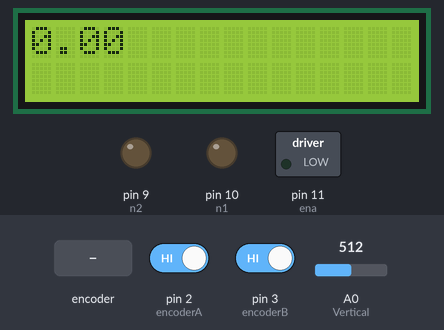
Recording of a sketch running on a simulated Arduino Uno, built with avr-gcc and run on an emulated ATmega328P. On the bench: 16×2 character LCD, switched loads named in the sketch (green lamp = pin HIGH), output pins drawn as LEDs (lit = HIGH). Inputs (shaded band) come from the test bench; at power-on: A0 (Vertical) = 512, pin 2 (encoderA) HIGH, pin 3 (encoderB) HIGH. What the sketch prints to the serial monitor is not drawn.

Above: at 1.2 s.
1.3 s: A0 (Vertical) set to 610
At 2.6 s:
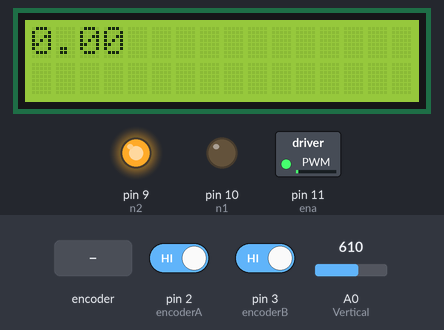
2.9 s: rotary encoder on pin 2 (encoderA) / pin 3 (encoderB) turned 3 steps (first pin leading)
At 4.5 s:
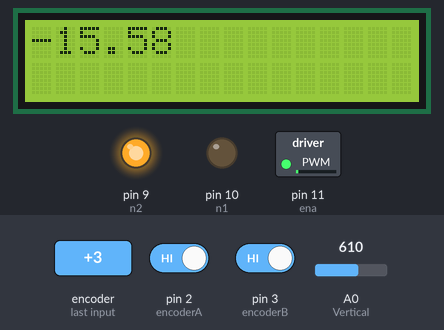
5.0 s: A0 (Vertical) set to 590
At 5.7 s:
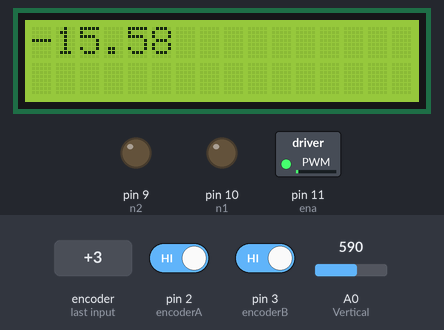
6.6 s: A0 (Vertical) set to 716
At 7.9 s:
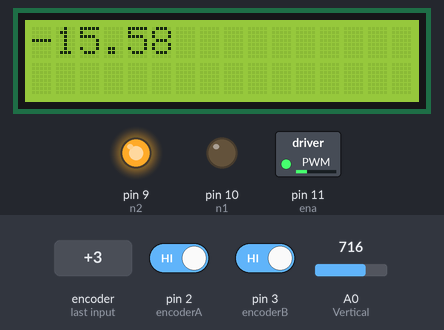
8.2 s: A0 (Vertical) set to 900
At 9.1 s:
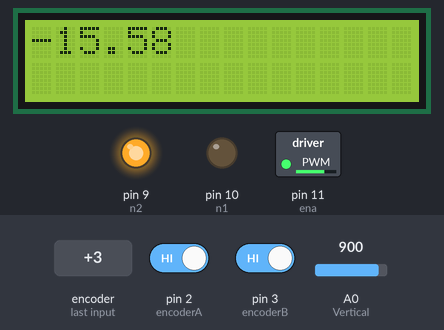
9.7 s: rotary encoder on pin 2 (encoderA) / pin 3 (encoderB) turned 1 step (first pin leading)
At 10.3 s:
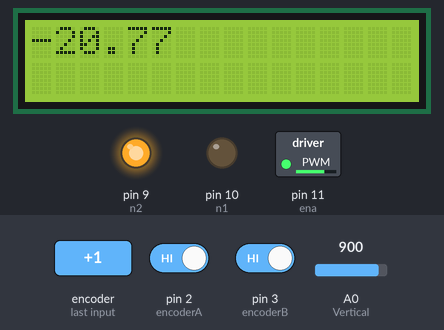
Timing chart, 0 to 12.4 s (numbered marks = the images above; inputs shaded):
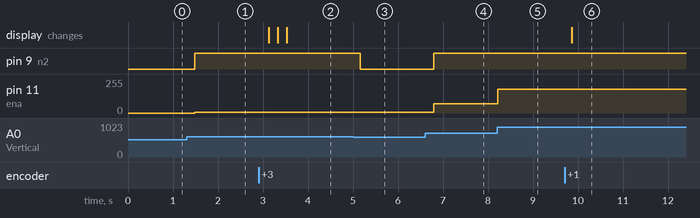

The sketch:

Task2.ino
```cpp
// Include the LiquidCrystal library for LCD functions
#include <LiquidCrystal.h>

#define Vertical A0


#define ena 11 // PWM output for motor speed control
#define n1 10  // Motor direction control pin 1
#define n2 9   // Motor direction control pin 2

// Enable pins in the motor drive
#define encoderA 2
#define encoderB 3

// Define LCD pin assignments
const int rs = 7, en = 6, d4 = 5, d5 = 4, d6 = 12, d7 = 13;

// Create an LCD object with the specified pins
LiquidCrystal lcd(rs, en, d4, d5, d6, d7);

int vert_nutral;
int pos = 0;

// Interrupt service routine for the encoder
void readEncoderB() {
  int b = digitalRead(encoderB);
  if (b > 0) { // Clockwise rotation
    pos++;
  } else {     // Counter-clockwise rotation
    pos--;
  }
}

void setup() {
  Serial.begin(9600);

  // Initialize the LCD with 16 columns and 2 rows
  lcd.begin(16, 2);

  vert_nutral = analogRead(Vertical);

  pinMode(ena, OUTPUT);
  pinMode(n1, OUTPUT);
  pinMode(n2, OUTPUT);

  pinMode(encoderA, INPUT);
  pinMode(encoderB, INPUT);

  digitalWrite(n1, LOW);
  digitalWrite(n2, LOW);

  attachInterrupt(digitalPinToInterrupt(encoderA), readEncoderB, RISING);
}

void loop() {
  int vert = analogRead(Vertical);

  // forward
  if (vert < 400) {
    digitalWrite(n1, HIGH);
    digitalWrite(n2, LOW);
    analogWrite(ena, map(vert, 0, 400, 255, 0));
  }
  // backward
  else if (vert > 600) {
    digitalWrite(n1, LOW);
    digitalWrite(n2, HIGH);
    analogWrite(ena, map(vert, 600, 1024, 0, 255));
  }
  // Stop
  else {
    digitalWrite(n1, LOW);
    digitalWrite(n2, LOW);
  }

  // Calculate degrees from encoder position
  float degrees = pos * 1.7306;

  lcd.clear();
  lcd.setCursor(0, 0);

  // if (degrees < 0) {
  //   lcd.print("CCW: ");
  //   lcd.print(-degrees*3, 2);
  // } else {
  //   lcd.print("CW:  ");
  //   lcd.print(degrees*3, 2);
  // }
  lcd.print(degrees*3,2);

  Serial.println(degrees);

  delay(200);
}
```

Measured:
- after the input at 1.3 s, pin 9 (n2): LOW → HIGH after 0.19 s; pin 11 (ena): 0/255 → 6/255 after 0.19 s
- after the input at 2.9 s, the display: first changes after 0.22 s (image 2 shows a later state)
- after the input at 5.0 s, pin 9 (n2): HIGH → LOW after 0.16 s
- after the input at 6.6 s, pin 9 (n2): LOW → HIGH after 0.19 s; pin 11 (ena): 6/255 → 69/255 after 0.19 s
- after the input at 8.2 s, pin 11 (ena): 69/255 → 180/255 at once
- after the input at 9.7 s, the display: changes after 0.16 s (image 6)
